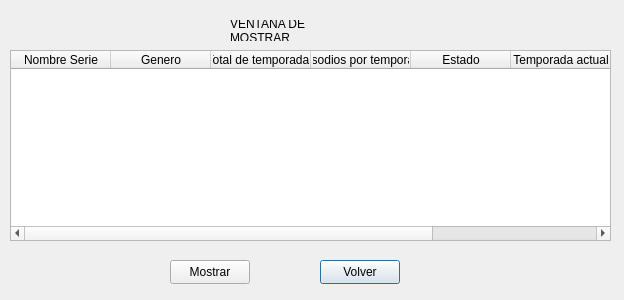
<?xml version="1.0" encoding="UTF-8"?>
<ui version="4.0">
 <class>ventanaMostrar</class>
 <widget class="QDialog" name="ventanaMostrar">
  <property name="geometry">
   <rect>
    <x>0</x>
    <y>0</y>
    <width>624</width>
    <height>300</height>
   </rect>
  </property>
  <property name="windowTitle">
   <string>Dialog</string>
  </property>
  <property name="styleSheet">
   <string notr="true"/>
  </property>
  <widget class="QLabel" name="label">
   <property name="geometry">
    <rect>
     <x>230</x>
     <y>20</y>
     <width>131</width>
     <height>21</height>
    </rect>
   </property>
   <property name="text">
    <string>VENTANA DE MOSTRAR</string>
   </property>
   <property name="wordWrap">
    <bool>true</bool>
   </property>
  </widget>
  <widget class="QTableWidget" name="tablaMostrar">
   <property name="geometry">
    <rect>
     <x>10</x>
     <y>50</y>
     <width>601</width>
     <height>191</height>
    </rect>
   </property>
   <property name="styleSheet">
    <string notr="true"/>
   </property>
   <column>
    <property name="text">
     <string>Nombre Serie</string>
    </property>
   </column>
   <column>
    <property name="text">
     <string>Genero</string>
    </property>
   </column>
   <column>
    <property name="text">
     <string>Total de temporadas</string>
    </property>
   </column>
   <column>
    <property name="text">
     <string>Episodios por temporada</string>
    </property>
   </column>
   <column>
    <property name="text">
     <string>Estado</string>
    </property>
   </column>
   <column>
    <property name="text">
     <string>Temporada actual</string>
    </property>
   </column>
   <column>
    <property name="text">
     <string>Episodio actual</string>
    </property>
   </column>
  </widget>
  <widget class="QPushButton" name="btnVolver">
   <property name="geometry">
    <rect>
     <x>320</x>
     <y>260</y>
     <width>80</width>
     <height>24</height>
    </rect>
   </property>
   <property name="text">
    <string>Volver</string>
   </property>
  </widget>
  <widget class="QPushButton" name="btnMostrar">
   <property name="geometry">
    <rect>
     <x>170</x>
     <y>260</y>
     <width>80</width>
     <height>24</height>
    </rect>
   </property>
   <property name="text">
    <string>Mostrar</string>
   </property>
  </widget>
 </widget>
 <resources/>
 <connections/>
</ui>
